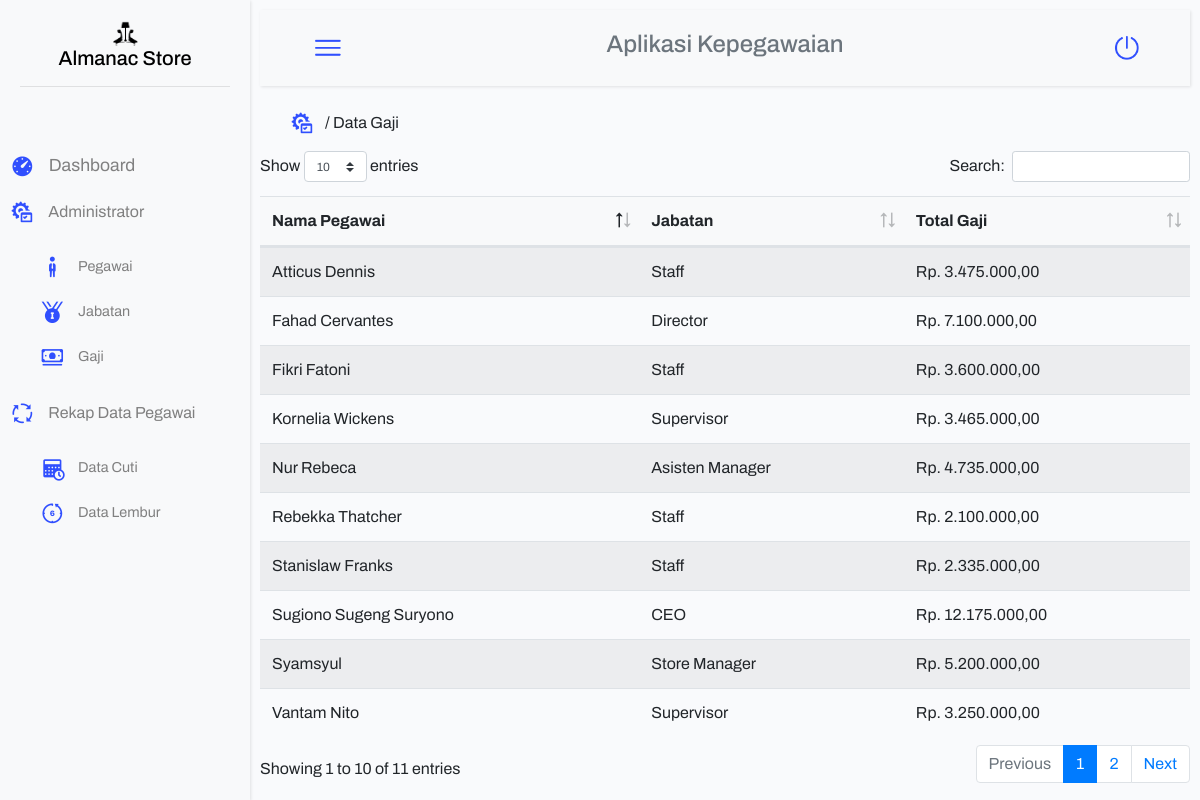
The app's page /view/gaji.php (signed in) with its own data.
### tables this page shows
CREATE TABLE `gaji` (
  `id_gaji` int(11) NOT NULL,
  `id_pegawai` varchar(5) NOT NULL,
  `id_jabatan` varchar(5) NOT NULL,
  `total_gaji` int(11) NOT NULL
);

CREATE TABLE `pegawai` (
  `id_pegawai` varchar(5) NOT NULL,
  `id_jabatan` varchar(5) NOT NULL,
  `nama_pegawai` varchar(30) NOT NULL,
  `tanggal_lahir` date NOT NULL,
  `jenis_kelamin` varchar(10) NOT NULL,
  `no_hp` varchar(13) NOT NULL,
  `email` varchar(30) NOT NULL,
  `alamat` text NOT NULL
);

CREATE TABLE `jabatan` (
  `id_jabatan` varchar(5) NOT NULL,
  `nama_jabatan` varchar(15) NOT NULL,
  `gaji_jabatan` int(11) NOT NULL
);

CREATE TABLE `lembur` (
  `id_lembur` int(11) NOT NULL,
  `id_pegawai` varchar(5) NOT NULL,
  `jumlah_jam_lembur` int(11) NOT NULL
);

CREATE TABLE `cuti` (
  `id_cuti` int(11) NOT NULL,
  `id_pegawai` varchar(5) NOT NULL,
  `jumlah_cuti` int(11) NOT NULL,
  `kuota_cuti` int(11) NOT NULL
);

### view/gaji.php (the view, shortened to what this page needs)
<?php
    require "../config/conn_db.php";
    include "../header.php";
?>
<div class="container-fluid">
            <div class="row" style="padding: 15px;">
                <div class="col">
                  <img class="icn-20" src="../asset/icons/icons8_Administrative_Tools_50px.png">/ Data Gaji
                </div>
                <div class="col">
                </div>
                <div class="col">
                </div>
            </div>
        <div class="row">
            <div class="table-responsive">
            <table class="table table-striped" id="tables">
            	<thead class="bg-light" >
            		<tr>
            			<th>Nama Pegawai</th>
            			<th>Jabatan</th>
                        <th>Total Gaji</th>
            		</tr>
                </thead>
            		<tbody>
                        <?php
                            $selectGaji = "SELECT * FROM gaji, pegawai, jabatan, cuti, lembur WHERE gaji.id_pegawai=pegawai.id_pegawai AND gaji.id_jabatan=jabatan.id_jabatan AND cuti.id_pegawai=pegawai.id_pegawai AND lembur.id_pegawai=pegawai.id_pegawai";
                            $getGaji = mysqli_query($conn, $selectGaji);
                            while ($fetchGaji = mysqli_fetch_array($getGaji)) { ?>
                            <tr>
                                <td><?= $fetchGaji["nama_pegawai"] ?></td>
                                <td><?= $fetchGaji["nama_jabatan"] ?></td>
                                <td><?php
                                $bonus_cuti = $fetchGaji["kuota_cuti"] * 25000;
                                $bonus_lembur = $fetchGaji["jumlah_jam_lembur"] * 5000;
                                $total_gaji = $fetchGaji["gaji_jabatan"] + $bonus_lembur + $bonus_cuti;
                                echo "Rp. " . number_format($total_gaji,2,',','.');
                                ?></td>
                            </tr>
                        <?php } ?>
            		</tbody>
            </table>
        </div>
    </div>
</div>
<?php
    include"../footer.php";
?>

### asset/css/style1.css (style rules this page uses)
.bg { background: #f9fafc; font-family: 'Archivo', sans-serif; }
.icn-20 { height: 25px; width: 25px; margin-right: 10px; }

### records on screen
gaji: id_pegawai.nama_pegawai "Sugiono Sugeng Suryono", id_jabatan.nama_jabatan "CEO", id_jabatan.kuota_cuti "12.175.000,00"
gaji: id_pegawai.nama_pegawai "Fahad Cervantes", id_jabatan.nama_jabatan "Director", id_jabatan.kuota_cuti "7.100.000,00"
gaji: id_pegawai.nama_pegawai "Syamsyul", id_jabatan.nama_jabatan "Store Manager", id_jabatan.kuota_cuti "5.200.000,00"
gaji: id_pegawai.nama_pegawai "Nur Rebeca", id_jabatan.nama_jabatan "Asisten Manager", id_jabatan.kuota_cuti "4.735.000,00"
gaji: id_pegawai.nama_pegawai "Kornelia Wickens", id_jabatan.nama_jabatan "Supervisor", id_jabatan.kuota_cuti "3.465.000,00"
gaji: id_pegawai.nama_pegawai "Vantam Nito", id_jabatan.nama_jabatan "Supervisor", id_jabatan.kuota_cuti "3.250.000,00"
gaji: id_pegawai.nama_pegawai "Rebekka Thatcher", id_jabatan.nama_jabatan "Staff", id_jabatan.kuota_cuti "2.100.000,00"
gaji: id_pegawai.nama_pegawai "Stanislaw Franks", id_jabatan.nama_jabatan "Staff", id_jabatan.kuota_cuti "2.335.000,00"
gaji: id_pegawai.nama_pegawai "Atticus Dennis", id_jabatan.nama_jabatan "Staff", id_jabatan.kuota_cuti "3.475.000,00"
gaji: id_pegawai.nama_pegawai "Fikri Fatoni", id_jabatan.nama_jabatan "Staff", id_jabatan.kuota_cuti "3.600.000,00"
